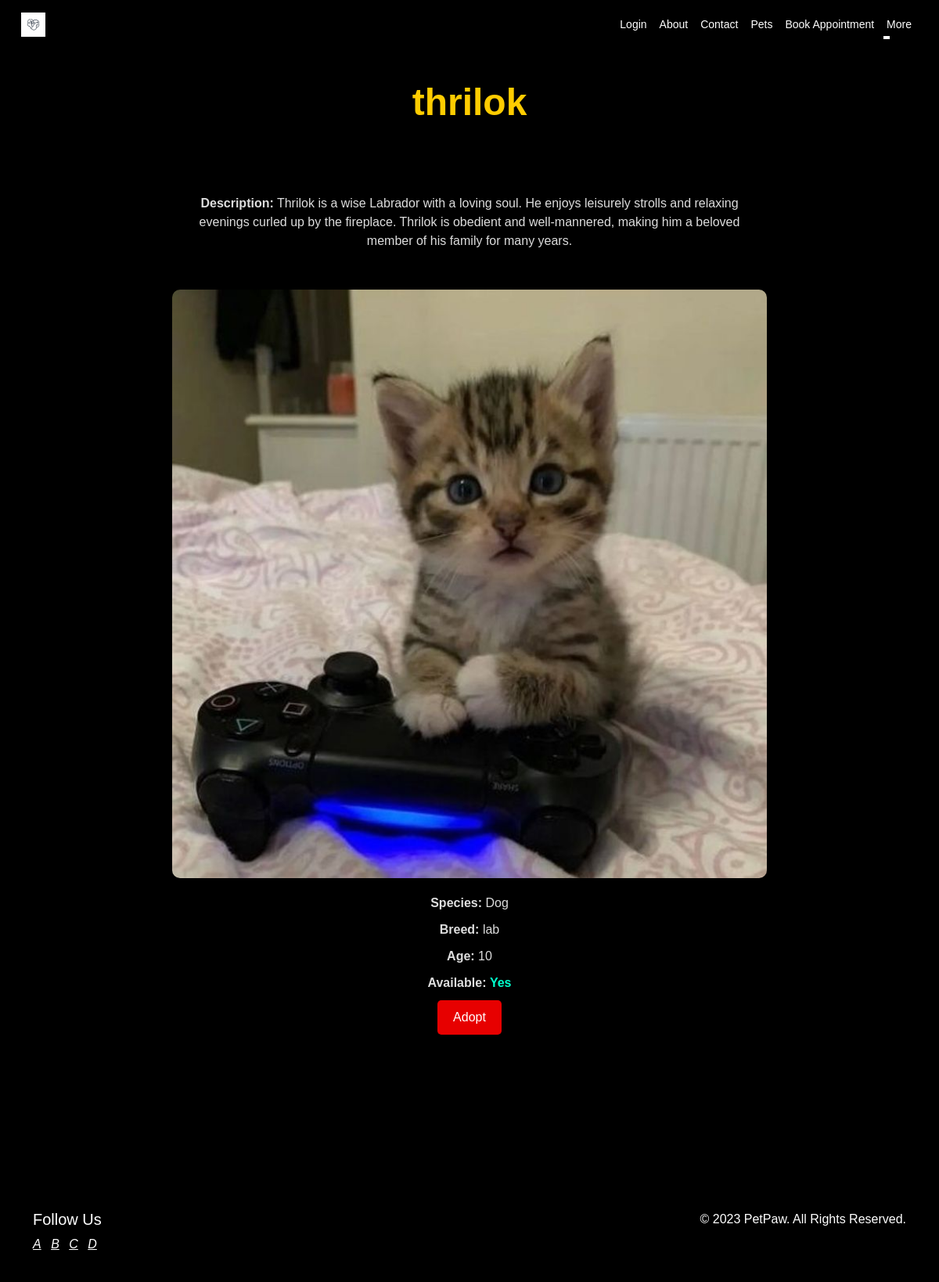
The app's page /pets/1/ with its own data.
### pets/models.py (models this page shows, shortened)
class Pet(models.Model):
    SPECIES_CHOICES = (
        ('Dog', 'Dog'),
        ('Cat', 'Cat'),
        ('Other', 'Other'),
    )
    name = models.CharField(max_length=100)
    species = models.CharField(max_length=50, choices=SPECIES_CHOICES)
    breed = models.CharField(max_length=100)
    age = models.IntegerField()
    available = models.BooleanField(default=True)
    description = models.TextField(blank=True)
    image = models.ImageField(upload_to='pets/', blank=True)

### pets/views.py (the view)
# urls.py: path('pets/<int:pk>/', views.pet_detail, name='pet_detail'),
def pet_detail(request, pk):
    pet = get_object_or_404(Pet, pk=pk)
    return render(request, 'pet_detail.html', {'pet': pet})

### templates/pet_detail.html (shortened to what this page needs)
{% extends 'base.html' %}
{% load static %}
{% block content %}
    <header>
        <h1>{{ pet.name }}</h1>
    </header>
    <div class="containerr">
        <div class="pet-details">
            <p><strong>Description:</strong> {{ pet.description }}</p>
        </div>
        <img class="pet-image" src="{{ pet.image.url }}" alt="{{ pet.name }}">
        <br>
        <div class="pet-details">
            <p><strong>Species:</strong> {{ pet.species }}</p>
            <p><strong>Breed:</strong> {{ pet.breed }}</p>
            <p><strong>Age:</strong> {{ pet.age }}</p>
            <p><strong>Available:</strong> <span class="availability">{% if pet.available %}Yes{% else %}No{% endif %}</span></p>
            <a href="{% url 'adopt_pet' pet_id=pet.id %}" class="adopt-button">Adopt</a>
        </div>
    </div>
    <br>
    <br>
    <br>
    <br>
    <br>
    <br>
{% endblock %}

### templates/pet_detail.html (style rules this page uses)
body { font-family: Arial, sans-serif; margin: 0; padding: 0; background-color: rgb(0, 0, 0); color: #fff; }
header { background-color: transparent; color: #fff; padding: 20px; text-align: center; margin-bottom: 20px; }
.containerr { max-width: 800px; margin: 0 auto; padding: 20px; background-color: rgba(0, 0, 0, 0.7); border-radius: 10px; box-shadow: 0 0 20px rgba(0, 0, 0, 0.5); }
.pet-details { background-color: rgba(0, 0, 0, 0.5); padding: 20px; border-radius: 10px; margin-bottom: 20px; text-align: center; }
h1 { text-align: center; font-size: 48px; font-weight: bold; margin-top: 20px; color: #ffcc00; text-shadow: 2px 2px 4px rgba(0, 0, 0, 0.5); }
.pet-image { width: 100%; border-radius: 10px; box-shadow: 0 4px 8px rgba(0, 0, 0, 0.5); }
p { margin-bottom: 10px; color: #ddd; }
.availability { font-weight: bold; color: #00ffcc; }
.adopt-button { display: inline-block; padding: 10px 20px; background-color: #e70000; color: #fff; text-decoration: none; border-radius: 5px; transition: background-color 0.3s ease; }

### records on screen
Pet: name "thrilok", description "Thrilok is a wise Labrador with a loving soul. He enjoys leisurely strolls and relaxing evenings curled up by the fireplace. Thrilok is obedient and well-mannered, making him a beloved member of his family for many years.", image (picture), species "Dog", breed "lab", age "10"
